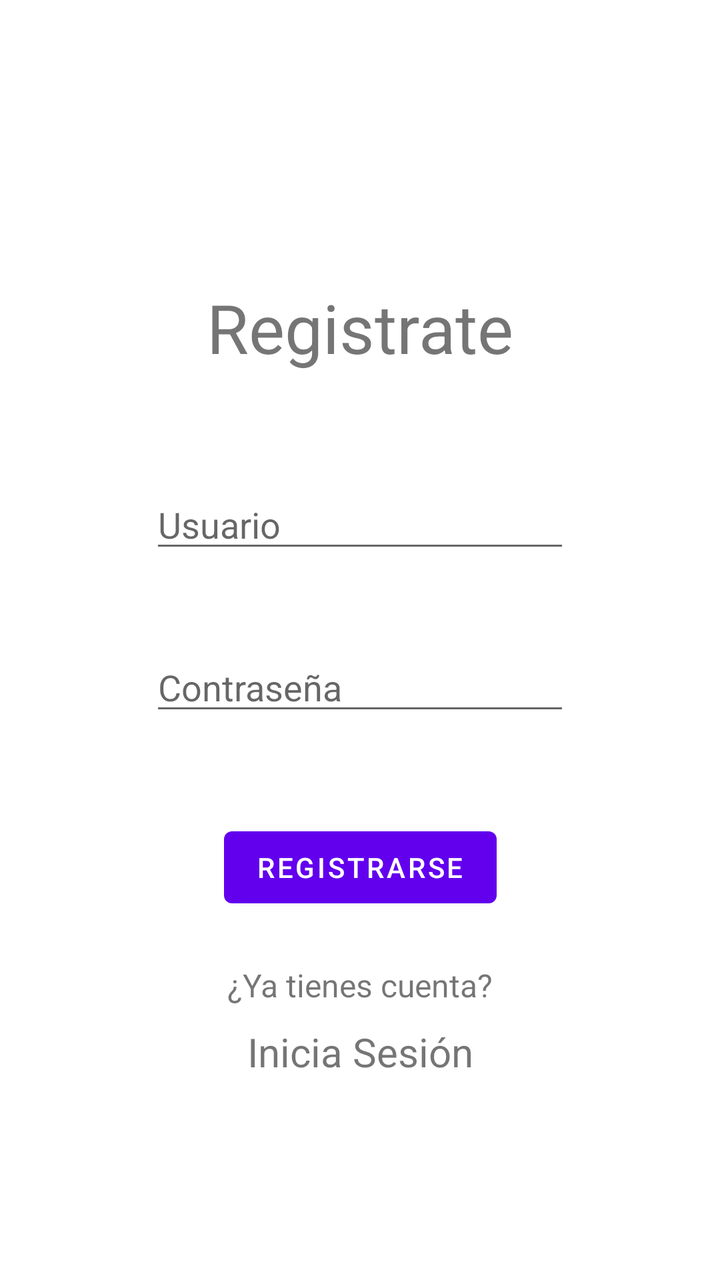
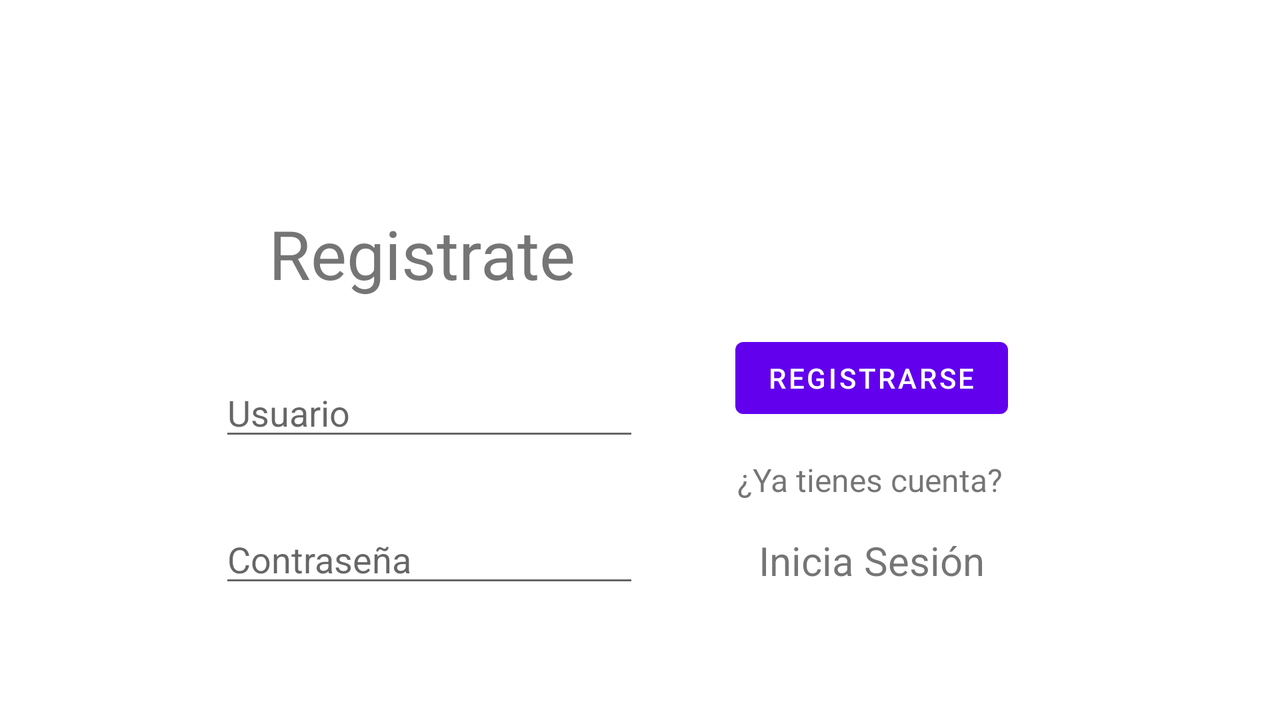

First picture: res/layout/ on a phone held upright. Second picture: the repository's own variant of that layout, on a device whose configuration matches the variant's folder. Source for both follows.
<!-- AndroidManifest.xml: application theme Theme.Escaletras -->
<!-- res/layout/activity_registro.xml -->
<?xml version="1.0" encoding="utf-8"?>
<androidx.constraintlayout.widget.ConstraintLayout xmlns:android="http://schemas.android.com/apk/res/android"
    xmlns:app="http://schemas.android.com/apk/res-auto"
    xmlns:tools="http://schemas.android.com/tools"
    android:layout_width="match_parent"
    android:layout_height="match_parent"
    tools:context=".Registro">

    <EditText
        android:id="@+id/editRegisUsuario"
        android:layout_width="wrap_content"
        android:layout_height="wrap_content"
        android:layout_marginTop="240dp"
        android:ems="10"
        android:hint="Usuario"
        android:inputType="textPersonName"
        app:layout_constraintEnd_toEndOf="parent"
        app:layout_constraintHorizontal_bias="0.5"
        app:layout_constraintStart_toStartOf="parent"
        app:layout_constraintTop_toTopOf="parent" />

    <EditText
        android:id="@+id/editRegisContrasena"
        android:layout_width="wrap_content"
        android:layout_height="wrap_content"
        android:layout_marginTop="40dp"
        android:ems="10"
        android:hint="Contraseña"
        android:inputType="textPassword"
        app:layout_constraintEnd_toEndOf="parent"
        app:layout_constraintHorizontal_bias="0.5"
        app:layout_constraintStart_toStartOf="parent"
        app:layout_constraintTop_toBottomOf="@+id/editRegisUsuario" />

    <Button
        android:id="@+id/botonRegistrate"
        android:layout_width="wrap_content"
        android:layout_height="wrap_content"
        android:layout_marginTop="47dp"
        android:text="Registrarse"
        app:layout_constraintEnd_toEndOf="parent"
        app:layout_constraintHorizontal_bias="0.5"
        app:layout_constraintStart_toStartOf="parent"
        app:layout_constraintTop_toBottomOf="@+id/editRegisContrasena" />

    <TextView
        android:id="@+id/textYaTienesCuenta"
        android:layout_width="wrap_content"
        android:layout_height="wrap_content"
        android:layout_marginTop="24dp"
        android:text="¿Ya tienes cuenta?"
        android:textSize="16sp"
        app:layout_constraintEnd_toEndOf="parent"
        app:layout_constraintHorizontal_bias="0.5"
        app:layout_constraintStart_toStartOf="parent"
        app:layout_constraintTop_toBottomOf="@+id/botonRegistrate" />

    <TextView
        android:id="@+id/textRegistrate"
        android:layout_width="wrap_content"
        android:layout_height="wrap_content"
        android:layout_marginTop="9dp"
        android:text="Inicia Sesión"
        android:textSize="20sp"
        app:layout_constraintEnd_toEndOf="parent"
        app:layout_constraintHorizontal_bias="0.5"
        app:layout_constraintStart_toStartOf="parent"
        app:layout_constraintTop_toBottomOf="@+id/textYaTienesCuenta" />

    <TextView
        android:id="@+id/textInicia"
        android:layout_width="wrap_content"
        android:layout_height="wrap_content"
        android:layout_marginTop="141dp"
        android:text="Registrate"
        android:textSize="34sp"
        app:layout_constraintEnd_toEndOf="parent"
        app:layout_constraintHorizontal_bias="0.5"
        app:layout_constraintStart_toStartOf="parent"
        app:layout_constraintTop_toTopOf="parent" />

</androidx.constraintlayout.widget.ConstraintLayout>
<!-- resources referenced by this layout -->
<resources>
  <style name="Theme.Escaletras" parent="Theme.MaterialComponents.DayNight.DarkActionBar">
          
          <item name="colorPrimary">@color/purple_500</item>
          <item name="colorPrimaryVariant">@color/purple_700</item>
          <item name="colorOnPrimary">@color/white</item>
          
          <item name="colorSecondary">@color/teal_200</item>
          <item name="colorSecondaryVariant">@color/teal_700</item>
          <item name="colorOnSecondary">@color/black</item>
          
          <item name="android:statusBarColor">?attr/colorPrimaryVariant</item>
          
      </style>
</resources>
<!-- res/layout-land/activity_registro.xml (the repository's variant of the layout above) -->
<!-- drawn on the phone turned sideways -->
<?xml version="1.0" encoding="utf-8"?>
<androidx.constraintlayout.widget.ConstraintLayout xmlns:android="http://schemas.android.com/apk/res/android"
    xmlns:app="http://schemas.android.com/apk/res-auto"
    xmlns:tools="http://schemas.android.com/tools"
    android:layout_width="match_parent"
    android:layout_height="match_parent"
    tools:context=".Registro">

    <TextView
        android:id="@+id/textRegistra"
        android:layout_width="wrap_content"
        android:layout_height="wrap_content"
        android:layout_marginTop="104dp"
        android:text="Registrate"
        android:textSize="34sp"
        app:layout_constraintEnd_toEndOf="parent"
        app:layout_constraintHorizontal_bias="0.276"
        app:layout_constraintStart_toStartOf="parent"
        app:layout_constraintTop_toTopOf="parent" />

    <EditText
        android:id="@+id/editRegisContrasena"
        android:layout_width="wrap_content"
        android:layout_height="wrap_content"
        android:layout_marginTop="32dp"
        android:ems="10"
        android:hint="Contraseña"
        android:inputType="textPassword"
        app:layout_constraintEnd_toEndOf="parent"
        app:layout_constraintHorizontal_bias="0.255"
        app:layout_constraintStart_toStartOf="parent"
        app:layout_constraintTop_toBottomOf="@+id/editRegisUsuario" />

    <EditText
        android:id="@+id/editRegisUsuario"
        android:layout_width="wrap_content"
        android:layout_height="wrap_content"
        android:layout_marginTop="184dp"
        android:ems="10"
        android:hint="Usuario"
        android:inputType="textPersonName"
        app:layout_constraintEnd_toEndOf="parent"
        app:layout_constraintHorizontal_bias="0.255"
        app:layout_constraintStart_toStartOf="parent"
        app:layout_constraintTop_toTopOf="parent" />

    <Button
        android:id="@+id/botonRegistrate"
        android:layout_width="wrap_content"
        android:layout_height="wrap_content"
        android:layout_marginTop="165dp"
        android:text="Registrarse"
        app:layout_constraintEnd_toEndOf="parent"
        app:layout_constraintHorizontal_bias="0.73"
        app:layout_constraintStart_toStartOf="parent"
        app:layout_constraintTop_toTopOf="parent" />

    <TextView
        android:id="@+id/textYaInicia"
        android:layout_width="wrap_content"
        android:layout_height="wrap_content"
        android:layout_marginTop="16dp"
        android:text="Inicia Sesión"
        android:textSize="20sp"
        app:layout_constraintEnd_toEndOf="parent"
        app:layout_constraintHorizontal_bias="0.72"
        app:layout_constraintStart_toStartOf="parent"
        app:layout_constraintTop_toBottomOf="@+id/textYaTienesCuenta" />

    <TextView
        android:id="@+id/textYaTienesCuenta"
        android:layout_width="wrap_content"
        android:layout_height="wrap_content"
        android:layout_marginTop="16dp"
        android:text="¿Ya tienes cuenta?"
        android:textSize="16sp"
        app:layout_constraintEnd_toEndOf="parent"
        app:layout_constraintHorizontal_bias="0.727"
        app:layout_constraintStart_toStartOf="parent"
        app:layout_constraintTop_toBottomOf="@+id/botonRegistrate" />

</androidx.constraintlayout.widget.ConstraintLayout>
